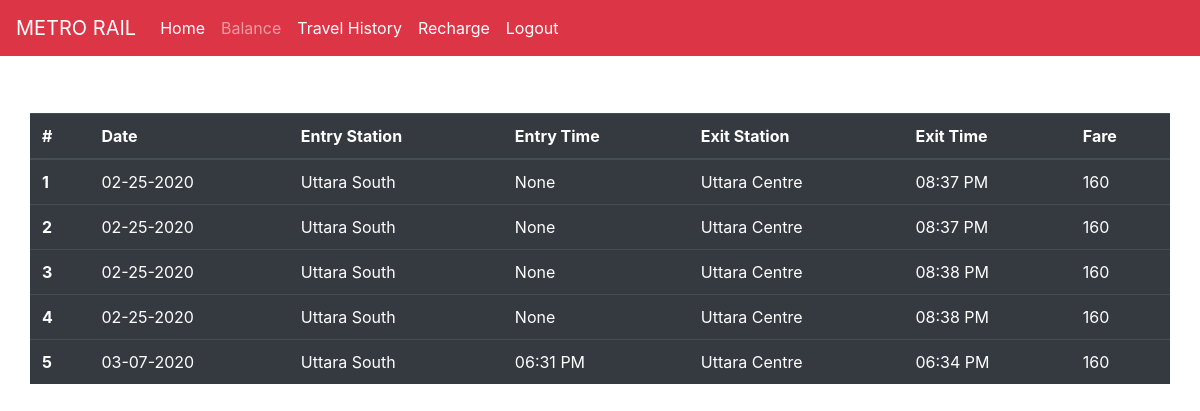
The page /web_travel_history (signed in) on the database its author committed.
### app/models.py (models this page shows, shortened)
class User_travel_history(db.Model):
    id = db.Column(db.Integer, primary_key=True)
    date = db.Column(db.String(40))
    entry_station = db.Column(db.String(50))
    exit_station = db.Column(db.String(50))
    entry_time = db.Column(db.String(50))
    exit_time = db.Column(db.String(20))
    fare = db.Column(db.String(10))
    user_id = db.Column(db.Integer, db.ForeignKey('user.id'))

### app/routes.py (the view)
@app.route('/web_travel_history')
@login_required
def web_travel_history():
    station_names = ['Uttara North', 'Uttara Centre', 'Uttara South','Pallabi','Mirpur 11','Mirpur-10','Kazipara','Shewrapara','Agargaon','Bijoy Sarani','Farmgate','Karwan Bazar','Shahbag','Dhaka University','Bangladesh Secretariat','Motijheel']
    items = current_user.rel.all()
    return render_template('web_travel_history.html', items=items, station_names=station_names)

### app/models.py (called while the page is built)
@login.user_loader
def load_user(id):
    return User.query.get(int(id))

### app/templates/web_travel_history.html
{% extends "base.html" %}
{% block content %}
<div class="container" >
    <div class="row justify-content-center align-items-center" style="height:50vh">
        <table class="table table-hover table-dark" >
            <thead>
            <tr >
                <th scope="col">#</th>
                <th scope="col">Date</th>
                <th scope="col">Entry Station</th>
                <th scope="col">Entry Time</th>
                <th scope="col">Exit Station</th>
                <th scope="col">Exit Time</th>
                <th scope="col">Fare</th>
            </tr>
            </thead>
            <tbody>
                {% for item in items %}
                    <tr>
                        <th scope="row">{{loop.index}}</th>
                        <td>{{item.date}}</td>
                        <td>{{item.entry_station}}</td>
                        <td>{{item.entry_time}}</td>
                        <td>{{item.exit_station}}</td>
                        <td>{{item.exit_time}}</td>
                        <td>{{item.fare}}</td>
                    </tr>
                {% endfor %}
            </tbody>
        </table>
 </div>
 </div>
{% endblock %}

### rows shown on the page
User_travel_history: date "02-25-2020", entry_station "Uttara South", entry_time "None", exit_station "Uttara Centre", exit_time "08:37 PM", fare "160"
User_travel_history: date "02-25-2020", entry_station "Uttara South", entry_time "None", exit_station "Uttara Centre", exit_time "08:37 PM", fare "160"
User_travel_history: date "02-25-2020", entry_station "Uttara South", entry_time "None", exit_station "Uttara Centre", exit_time "08:38 PM", fare "160"
User_travel_history: date "02-25-2020", entry_station "Uttara South", entry_time "None", exit_station "Uttara Centre", exit_time "08:38 PM", fare "160"
User_travel_history: date "03-07-2020", entry_station "Uttara South", entry_time "06:31 PM", exit_station "Uttara Centre", exit_time "06:34 PM", fare "160"
